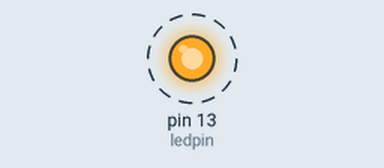
A sketch run on a simulated Arduino Uno, built with avr-gcc and run on an emulated ATmega328P. Shown: output pins drawn as LEDs (lit = HIGH). Dashed ring = blinking.

Above: at 0.2 s.
Timing chart, 0 to 3.0 s (numbered marks = the images above):
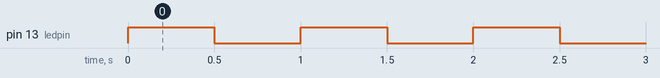

The sketch:

Blink_LED_wks1.ino
```cpp
//initialize the variable
int ledpin =13; //connect our LED to pin 13
int delaytime =500; // initialize delay variable

void setup() {
  // put your setup code here, to run once:
  pinMode(ledpin, OUTPUT); //set the pin as output

}

void loop() {
  // put your main code here, to run repeatedly:

  digitalWrite(ledpin, HIGH); // turn on the LED
  delay(delaytime); // hold the state for  a half a minute
  digitalWrite(ledpin, LOW); // turn off the LED
  delay(delaytime);//hold the state for another half a minute

}
```

Measured:
- by itself, pin 13 (ledpin): alternates HIGH for 0.50 s and LOW for 0.50 s
